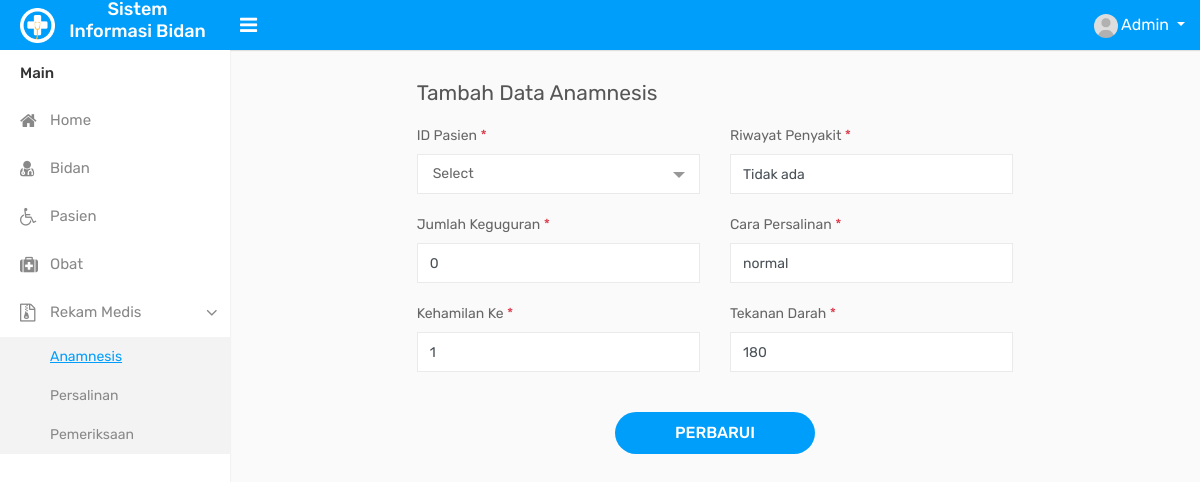
/edit-anamnesis.php?id_anamnesis=ANM002 (signed in), run on the app's committed database.
### tables this page shows
CREATE TABLE `anamnesis` (
  `id_anamnesis` varchar(8) NOT NULL,
  `id_pasien` varchar(8) NOT NULL,
  `riwayat_penyakit` varchar(25) NOT NULL,
  `jml_keguguran` int(5) NOT NULL,
  `cara_persalinan` varchar(25) NOT NULL,
  `kehamilan` varchar(2) NOT NULL,
  `tekanan_darah` varchar(7) NOT NULL
);

### function.php (called while the page is built, shortened)
<?php
$conn = mysqli_connect("localhost", "root", "", "db_bidan");
function tampil($query) {
	global $conn;
	$result = mysqli_query($conn, $query);
	$rows = [];
	while($row = mysqli_fetch_assoc($result)){
		$rows[] = $row;
	}
	return $rows;
}
?>

### edit-anamnesis.php (the view, shortened to what this page needs)
<?php
    require 'function.php';
    $id_anamnesis = $_GET['id_anamnesis'];
    $mts = tampil("SELECT * FROM anamnesis WHERE id_anamnesis = '$id_anamnesis'")[0];
?>
<!DOCTYPE html>
<html>
<head>
    <link rel="stylesheet" type="text/css" href="assets/css/bootstrap.min.css">
    <link rel="stylesheet" type="text/css" href="assets/css/font-awesome.min.css">
    <link rel="stylesheet" type="text/css" href="assets/css/select2.min.css">
    <link rel="stylesheet" type="text/css" href="assets/css/bootstrap-datetimepicker.min.css">
    <link rel="stylesheet" type="text/css" href="assets/css/style.css">
    <link rel="stylesheet" type="text/css" href="dist/sweetalert2.css">
    <link rel="stylesheet" type="text/css" href="dist/sweetalert2.min.css">
</head>
<body>
    <div class="main-wrapper">
        <div class="header">
            <div class="header-left">
                <a href="index.php" class="logo">
                    <img src="assets/img/logo.png" width="35" height="35" alt=""> <span><h4>Sistem Informasi Bidan</h4></span>
                </a>
            </div>
            <a id="toggle_btn" href="javascript:void(0);"><i class="fa fa-bars"></i></a>
            <ul class="nav user-menu float-right">
                <li class="nav-item dropdown has-arrow">
                    <a href="#" class="dropdown-toggle nav-link user-link" data-toggle="dropdown">
                        <span class="user-img">
                            <img class="rounded-circle" src="assets/img/user.jpg" width="24" alt="Admin">
                        </span>
                        <span>Admin</span>
                    </a>
                </li>
            </ul>
        </div>
        <div class="sidebar" id="sidebar">
            <div class="sidebar-inner slimscroll">
                <div id="sidebar-menu" class="sidebar-menu">
                    <ul>
                        <li class="menu-title">Main</li>
                        <li>
                            <a href="index.php"><i class="fa fa-home"></i> <span>Home</span></a>
                        </li>
                        <li>
                            <a href="bidan.php"><i class="fa fa-user-md"></i> <span>Bidan</span></a>
                        </li>
                        <li>
                            <a href="pasien.php"><i class="fa fa-wheelchair"></i> <span>Pasien</span></a>
                        </li>
                        <li>
                            <a href="obat.php"><i class="fa fa-medkit"></i> <span>Obat</span></a>
                        </li>
                        <li class="submenu">
                            <a href="#"><i class="fa fa-file-archive-o"></i> <span> Rekam Medis </span> <span class="menu-arrow"></span></a>
                            <ul style="display: none;">
                                <li><a href="anamnesis.php" class="active">Anamnesis</a></li>
                                <li><a href="persalinan.php">Persalinan</a></li>
                                <li><a href="pemeriksaan.php">Pemeriksaan</a></li>
                            </ul>
                        </li>
                    </ul>
                </div>
            </div>
        </div>
        <div class="page-wrapper">
            <div class="content">
                <div class="row">
                    <div class="col-lg-8 offset-lg-2">
                        <h4 class="page-title">Tambah Data Anamnesis</h4>
                    </div>
                </div>
                <header>
                <div class="row">
                    <div class="col-lg-8 offset-lg-2">
                        <form action="" method="post">
                            <div class="row">
                                <div class="col-md-6">
                                    <div class="form-group">
                                        <label>ID Pasien <span class="text-danger">*</span></label>
                                    </div>
                                </div>
                                <div class="col-sm-6">
                                    <div class="form-group">
                                        <label>Riwayat Penyakit <span class="text-danger">*</span></label>
                                        <input class="form-control" type="text" name="riwayat_penyakit" value="<?= $mts['riwayat_penyakit']; ?>">
                                    </div>
                                </div>
                                <div class="col-sm-6">
                                    <div class="form-group">
                                        <label>Jumlah Keguguran <span class="text-danger">*</span></label>
                                        <input class="form-control" type="text" name="jml_keguguran" value="<?= $mts['jml_keguguran']; ?>">
                                    </div>
                                </div>
                                <div class="col-sm-6">
                                    <div class="form-group">
                                        <label>Cara Persalinan <span class="text-danger">*</span></label>
                                        <input class="form-control" type="text" name="cara_persalinan" value="<?= $mts['cara_persalinan']; ?>">
                                    </div>
                                </div>
                                <div class="col-sm-6">
                                    <div class="form-group">
                                        <label>Kehamilan Ke <span class="text-danger">*</span></label>
                                        <input type="text" class="form-control" name="kehamilan" value="<?= $mts['kehamilan']; ?>">
                                    </div>
                                </div>
                                <div class="col-sm-6">
                                    <div class="form-group">
                                        <label>Tekanan Darah <span class="text-danger">*</span></label>
                                        <input class="form-control" type="text" name="tekanan_darah" value="<?= $mts['tekanan_darah']; ?>">
                                    </div>
                                </div>
                            </div>
                            <div class="m-t-20 text-center">
                                <button type="submit" name="simpan" class="btn btn-primary submit-btn">Perbarui</button>
                            </div>
                        </form>
                    </div>
                </div>
                </header>
            </div>
        </div>
    </div>
</body>
</html>

### data on the page
anamnesis: riwayat_penyakit "Tidak ada", jml_keguguran "0", cara_persalinan "normal", kehamilan "1", tekanan_darah "180"
